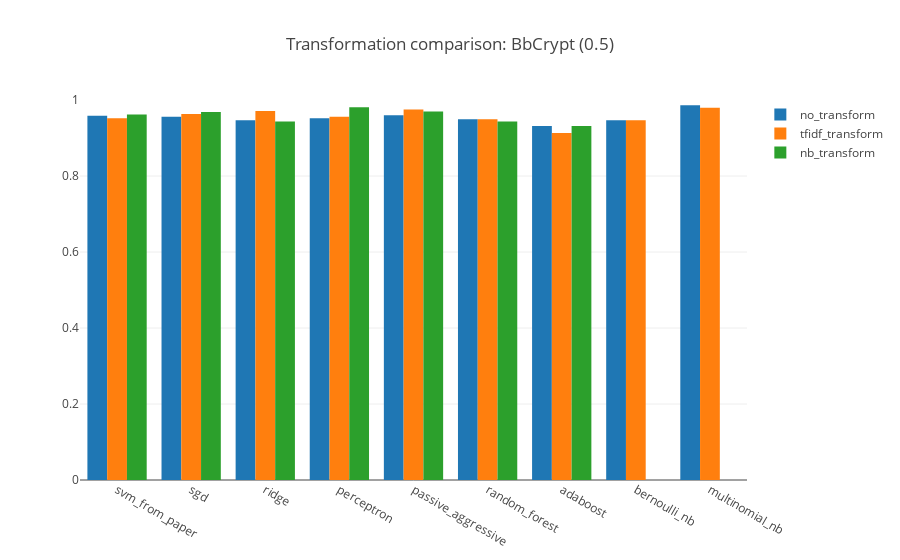

Write notebook code for a chart like this one.
### Code cell
groups = [
    ("no_transform", newsgroups_no_transformation_uni_results),
    ("tfidf_transform", newsgroups_tfidf_transformed_uni_results), 
    ("nb_transform", newsgroups_nb_transformed_uni_results)
]

clfs = list(all_classifiers.keys())

traces = OrderedDict()
for i in range(len(groups)):
    transformation = groups[i][1]
    transformation_name = groups[i][0]
    scores = []
    for label in clfs:
        try:
            score = transformation[label]
        except:
            score = 0.0
        scores.append(score)
    traces["trace_{}".format(transformation_name)] = go.Bar(
        x=clfs,
        y=scores,
        name=transformation_name,
    )

data_ = [v for k, v in traces.items()]
layout_ = go.Layout(
    barmode='group',
    title='Transformation comparison: BbCrypt (0.5)',
    yaxis=dict(
        range=[0, 1]
    )
)

fig_ = go.Figure(data=data_, layout=layout_)
iplot(fig_)

### Figure 1 — Plotly figure (JSON) as saved in the notebook; plotly's stock layout.template omitted (floating-point values rounded to 4 significant figures)
{"data": [{"name": "no_transform", "type": "bar", "uid": "5df2524c-27bf-45e5-9ba5-8a968570e75d", "x": ["svm_from_paper", "sgd", "ridge", "perceptron", "passive_aggressive", "random_forest", "adaboost", "bernoulli_nb", "multinomial_nb"], "y": [0.9584, 0.9559, 0.947, 0.9521, 0.9596, 0.9496, 0.9319, 0.947, 0.9861]}, {"name": "tfidf_transform", "type": "bar", "uid": "d94643df-2916-4be5-a0bc-df73d3e385f1", "x": ["svm_from_paper", "sgd", "ridge", "perceptron", "passive_aggressive", "random_forest", "adaboost", "bernoulli_nb", "multinomial_nb"], "y": [0.9521, 0.9634, 0.971, 0.9559, 0.9748, 0.9496, 0.913, 0.947, 0.9798]}, {"name": "nb_transform", "type": "bar", "uid": "04a73270-7130-425e-a5ee-5d3955afbaa6", "x": ["svm_from_paper", "sgd", "ridge", "perceptron", "passive_aggressive", "random_forest", "adaboost", "bernoulli_nb", "multinomial_nb"], "y": [0.9622, 0.9685, 0.9433, 0.9811, 0.9697, 0.9433, 0.9319, 0, 0]}], "layout": {"barmode": "group", "title": {"text": "Transformation comparison: BbCrypt (0.5)"}, "yaxis": {"range": [0, 1]}}}
